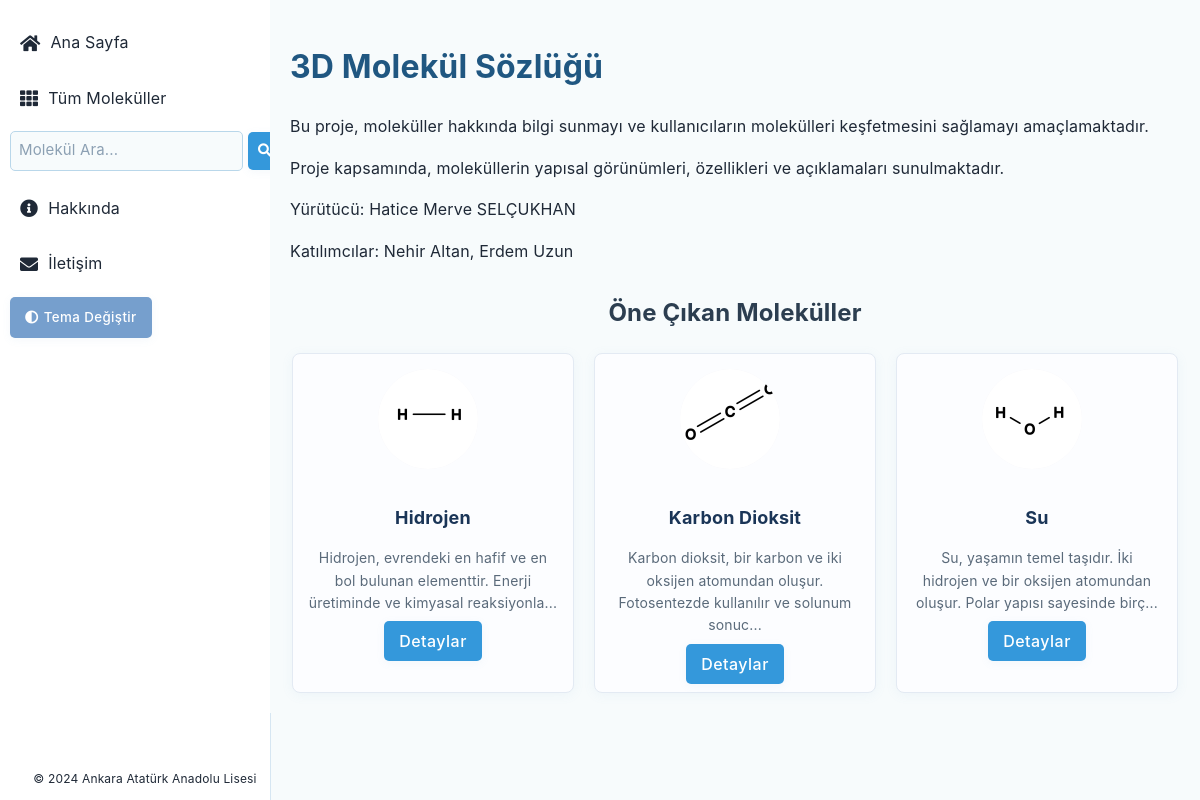
The page / on the database its author committed.
### app.py (models this page shows, shortened)
class Molekul(db.Model):
    id = db.Column(db.Integer, primary_key=True)
    ad = db.Column(db.String(100), nullable=False)
    kimyasal_formul = db.Column(db.String(20), unique=True, nullable=False)
    aciklama = db.Column(db.Text, nullable=False)
    tur = db.Column(db.String(50), nullable=True)  # "iyonik", "kovalent" veya "metalik"
    resim_url = db.Column(db.String(200), nullable=True)  # Molekül resmi için URL
    dosya_3d = db.Column(db.String(200), nullable=True)  # 3D dosya adı
    silinebilir = db.Column(db.Boolean, default=True)

class MolekulYapisi(db.Model):
    id = db.Column(db.Integer, primary_key=True)
    resim_url = db.Column(db.String(200), nullable=False)  # Yapısal görünüm resmi için URL
    molekul_id = db.Column(db.Integer, db.ForeignKey('molekul.id'), nullable=False)
    molekul = db.relationship('Molekul', backref=db.backref('yapisal_gorunum', lazy=True))

### app.py (the view)
@app.route('/')
def index():
    tum_molekuller = Molekul.query.all()
    return render_template('index.html', tum_molekuller=tum_molekuller)

### app.py (called while the page is built)
@app.context_processor
def inject_nav_links():
    return dict(nav_links=nav_links)

### templates/index.html (shortened to what this page needs)
{% extends "base.html" %}
{% block content %}
<div class="container">
    <h1>3D Molekül Sözlüğü</h1>
    <p>Bu proje, moleküller hakkında bilgi sunmayı ve kullanıcıların molekülleri keşfetmesini sağlamayı amaçlamaktadır.</p>
    <p>Proje kapsamında, moleküllerin yapısal görünümleri, özellikleri ve açıklamaları sunulmaktadır.</p>
    <p>Yürütücü: Hatice Merve SELÇUKHAN</p>
    <p>Katılımcılar: Nehir Altan, Erdem Uzun</p>
    <div class="highlight-section">
        <h2>Öne Çıkan Moleküller</h2>
        <div class="highlight-list">
            {% for element in tum_molekuller %}
                {% if element.ad in ["Su", "Karbon Dioksit", "Hidrojen"] %}
                <div class="highlight-card">
                    <img src="{{ element.yapisal_gorunum[0].resim_url }}" alt="{{ element.ad }}" class="small-image">
                    <h3>{{ element.ad }}</h3>
                    <p>{{ element.aciklama[:100] }}...</p>
                    <a href="{{ url_for('molekul_detay', kimyasal_formul=element.kimyasal_formul) }}" class="btn btn-primary">Detaylar</a>
                </div>
                {% endif %}
            {% endfor %}
        </div>
    </div>
</div>
{% endblock %}

### templates/base.html (shortened to what this page needs)
<!DOCTYPE html>
<html lang="tr">
<head>
    <link rel="stylesheet" href="{{ url_for('static', filename='style.css') }}">
    <link rel="stylesheet" href="https://cdnjs.cloudflare.com/ajax/libs/font-awesome/5.15.4/css/all.min.css">
</head>
<body>
    <div class="sidebar">
        <div class="sidebar-content">
            <div class="sidebar-links">
                <a href="{{ url_for('index') }}"><i class="fas fa-home"></i> Ana Sayfa</a>
            </div>
            <div class="sidebar-links">
                <a href="{{ url_for('tum_molekuller') }}"><i class="fas fa-th"></i> Tüm Moleküller</a>
            </div>
            <div class="search-box">
                <input type="text" id="search-input" placeholder="Molekül Ara...">
            </div>
            <div class="sidebar-links">
                <a href="{{ url_for('hakkinda') }}"><i class="fas fa-info-circle"></i> Hakkında</a>
                <a href="{{ url_for('iletisim') }}"><i class="fas fa-envelope"></i> İletişim</a>
            </div>
            <div class="sidebar-links">
                <button onclick="toggleTheme()" class="theme-switcher-btn"><i class="fas fa-adjust"></i> Tema Değiştir</button>
            </div>
            <div class="sidebar-footer">
                <p>&copy; 2024 Ankara Atatürk Anadolu Lisesi</p>
            </div>
        </div>
    </div>
    <div class="content">
        {% block content %}{% endblock %}
    </div>
</body>
</html>

### static/style.css (style rules this page uses)
html { visibility: hidden; opacity: 0; transition: opacity 0.4s ease; background-color: #F7FBFC; }
html.ready { visibility: visible; opacity: 1; }
body { position: relative; z-index: 1; min-height: 100vh; margin: 0; padding: 0; }
body::before { content: ''; position: fixed; top: 0; left: 0; width: 100%; height: 100%; background-color: #F7FBFC; z-index: -1; transition: background-color 0.3s; }
:root { --color-bg: #F7FBFC; --color-text: #1F2937; --color-text-secondary: #4B5563; --color-primary: #769FCD; --color-primary-hover: #B9D7EA; --color-secondary: #D6E6F2; --color-card-bg: #FFFFFF; --color-border: #D6E6F2; --color-input-bg: #F7FBFC; --color-input-border: #B9D7EA; --color-error: #EF4444; --color-warning: #F59E0B; --color-info: #769FCD; --color-success: #22C55E; }
body { font-family: Arial, sans-serif; margin: 0; padding: 0; background: linear-gradient(120deg, #f7fbfc 0%, #f0f4f8 100%); color: var(--color-text); transition: background-color 0.3s, color 0.3s; }
body, input, button, select, textarea { font-family: 'Inter', 'Segoe UI', 'Roboto', Arial, sans-serif; letter-spacing: 0.01em; line-height: 1.6; }
.sidebar { width: 60px; background-color: var(--color-card-bg); color: var(--color-text); border-right: 1px solid var(--color-border); backdrop-filter: blur(10px); position: fixed; height: 100%; padding: 10px; display: flex; flex-direction: column; transition: width 0.3s ease, background-color 0.3s; overflow: hidden; }
.sidebar-links a { display: flex; align-items: center; color: var(--color-text); text-decoration: none; margin: 10px 0; padding: 10px; border-radius: 5px; transition: background-color 0.3s, padding-left 0.3s, color 0.3s; white-space: nowrap; overflow: hidden; text-overflow: ellipsis; }
.sidebar-links a i { margin-right: 10px; font-size: 18px; }
.sidebar-footer { position: absolute; bottom: 20px; font-size: 12px; text-align: center; width: 100%; }
.content { margin-left: 270px; padding: 20px; background-color: var(--color-bg); color: var(--color-text); backdrop-filter: blur(5px); }
.container h1, .container h2 { color: #205781; transition: color 0.3s; }
button { background-color: var(--color-primary); color: #FFFFFF; border: none; padding: 10px 20px; border-radius: 5px; cursor: pointer; transition: background-color 0.3s; box-shadow: 0 2px 8px rgba(120, 160, 200, 0.08); font-weight: 500; letter-spacing: 0.03em; }
.small-image { width: 50px; height: 50px; border-radius: 5px; margin-right: 10px; object-fit: contain; background-color: #f4f4f9; transition: background-color 0.3s; }
.search-box { display: flex; align-items: center; margin-bottom: 15px; }
.search-box input { flex: 1; padding: 8px; background-color: var(--color-input-bg); border: 1px solid var(--color-input-border); border-radius: 5px; margin-right: 5px; color: var(--color-text); }
.search-box input::placeholder { color: #8ca0b3; opacity: 1; font-size: 15px; }
.theme-switcher-btn { background-color: var(--color-primary); color: #FFFFFF; border: none; padding: 10px 15px; border-radius: 5px; cursor: pointer; transition: background-color 0.3s, color 0.3s; display: flex; align-items: center; gap: 5px; box-shadow: 0 2px 8px rgba(120, 160, 200, 0.08); font-weight: 500; letter-spacing: 0.03em; }
.highlight-section { margin-top: 30px; }
.highlight-section h2 { text-align: center; color: #2c3e50; transition: color 0.3s; }
.highlight-list { display: flex; justify-content: center; gap: 20px; flex-wrap: wrap; }
.highlight-card { background-color: #fcfdff; border: 1px solid #e3eaf3; color: var(--color-text); border-radius: 8px; box-shadow: 0 2px 12px rgba(120, 160, 200, 0.08); padding: 15px; text-align: center; width: 250px; transition: background-color 0.3s, color 0.3s, box-shadow 0.3s; }
.highlight-card img { width: 100px; height: 100px; object-fit: contain; margin-bottom: 10px; background-color: #f4f4f9; border-radius: 50%; transition: background-color 0.3s; }
.highlight-card h3 { font-family: 'Inter', 'Segoe UI', 'Roboto', Arial, sans-serif; font-size: 18px; margin-bottom: 10px; color: #1a3557; font-weight: 700; letter-spacing: 0.01em; }
.highlight-card p { font-size: 14px; color: #5a6a7a; margin-bottom: 15px; }
.highlight-card .btn-primary { background-color: #3498db; color: #fff; border: none; padding: 10px 15px; border-radius: 5px; text-decoration: none; transition: background-color 0.3s; box-shadow: 0 2px 8px rgba(120, 160, 200, 0.08); font-weight: 500; letter-spacing: 0.03em; }

### rows shown on the page
Molekul: ad.resim_url (picture), ad "Hidrojen", aciklama "Hidrojen, evrendeki en hafif ve en bol bulunan elementtir. Enerji üretiminde ve kimyasal reaksiyonla"
Molekul: resim_url (picture), ad "Karbon Dioksit", aciklama "Karbon dioksit, bir karbon ve iki oksijen atomundan oluşur. Fotosentezde kullanılır ve solunum sonuc"
Molekul: resim_url (picture), ad "Su", aciklama "Su, yaşamın temel taşıdır. İki hidrojen ve bir oksijen atomundan oluşur. Polar yapısı sayesinde birç"
